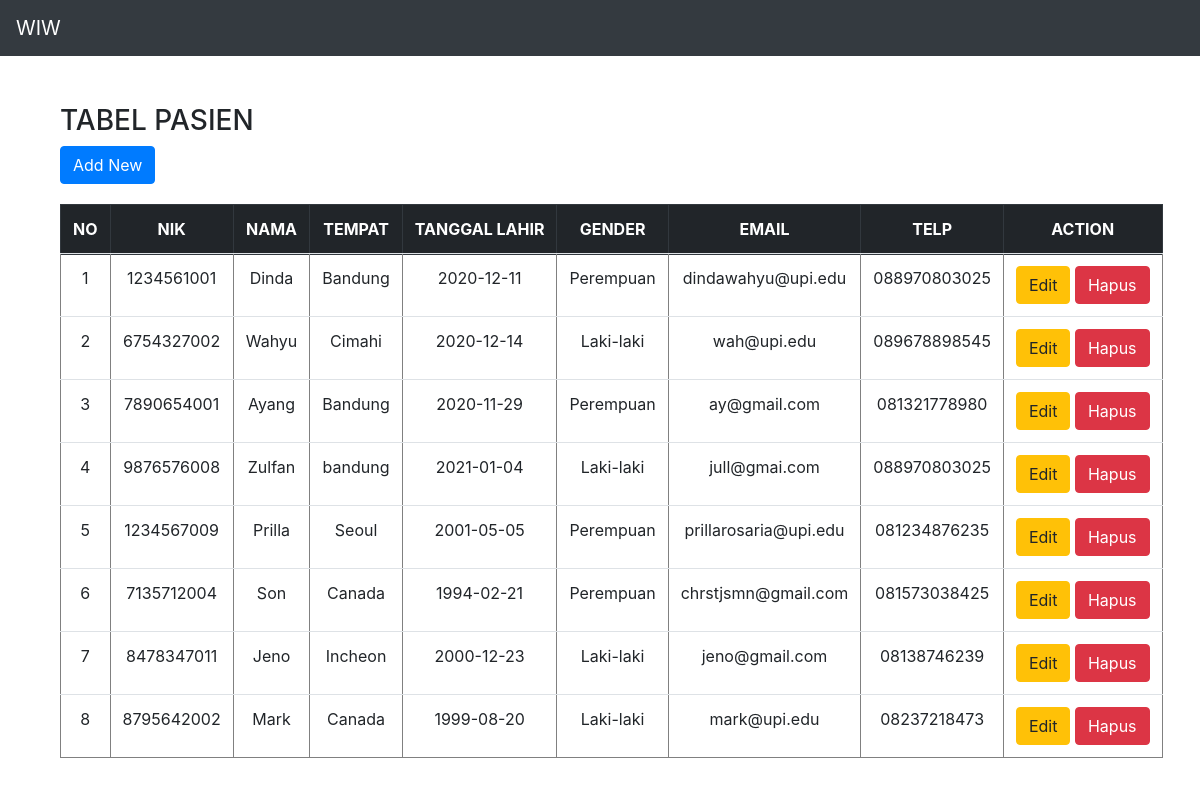
/mvp_php/index.php, run on the app's committed database.
### tables this page shows
CREATE TABLE `pasien` (
  `id` int(11) NOT NULL,
  `nik` varchar(100) NOT NULL,
  `nama` varchar(100) NOT NULL,
  `tempat` varchar(100) NOT NULL,
  `tl` varchar(100) NOT NULL,
  `gender` varchar(10) NOT NULL,
  `email` varchar(100) NOT NULL,
  `telp` varchar(100) NOT NULL
);

### mvp_php/presenter/ProsesPasien.php (called while the page is built, shortened)
<?php
class ProsesPasien implements KontrakPresenter
{
	private $tabelpasien;
	private $data = [];
	function __construct()
	{
		try {
			$db_host = "localhost";
			$db_user = "root";
			$db_password = "";
			$db_name = "mvp_php";
			$this->tabelpasien = new TabelPasien($db_host, $db_user, $db_password, $db_name);
			$this->data = array();
		} catch (Exception $e) {
			echo "wiw error" . $e->getMessage();
		}
	}
	function prosesDataPasien()
	{
		try {
			$this->tabelpasien->open();
			$this->tabelpasien->getPasien();
			while ($row = $this->tabelpasien->getResult()) {
				$this->data[] = $row;
			}
		} catch (Exception $e) {
			echo "wiw error part 2" . $e->getMessage();
		}
	}
	function getId($i)
	{
		return $this->data[$i]['id'];
	}
	function getNik($i)
	{
		return $this->data[$i]['nik'];
	}
	function getNama($i)
	{
		return $this->data[$i]['nama'];
	}
	function getTempat($i)
	{
		return $this->data[$i]['tempat'];
	}
	function getTl($i)
	{
		return $this->data[$i]['tl'];
	}
	function getGender($i)
	{
		return $this->data[$i]['gender'];
	}
	function getTelp($i)
	{
		return $this->data[$i]['telp'];
	}
	function getEmail($i)
	{
		return $this->data[$i]['email'];
	}
	function getSize()
	{
		return sizeof($this->data);
	}
}

### mvp_php/model/DB.class.php (called while the page is built, shortened)
<?php
class DB
{
	var $db_host = '';
	var $db_user = '';
	var $db_password = '';
	var $db_name = '';
	var $db_link = '';
	function __construct($db_host = '', $db_user = '', $db_password = '', $db_name = '')
	{
		$this->db_host = $db_host;
		$this->db_user = $db_user;
		$this->db_password = $db_password;
		$this->db_name = $db_name;
	}
	function open()
	{
		$this->db_link = mysqli_connect($this->db_host, $this->db_user, $this->db_password, $this->db_name);
	}
	function execute($query = "")
	{
		$this->result = mysqli_query($this->db_link, $query);
		return $this->result;
	}
}

### mvp_php/model/TabelPasien.class.php (called while the page is built, shortened)
<?php
class TabelPasien extends DB
{
	function getPasien()
	{
		$query = "SELECT * FROM pasien";
		return $this->execute($query);
	}
}

### mvp_php/view/TampilPasien.php (the view, shortened to what this page needs)
<?php
include_once("presenter/ProsesPasien.php");
class TampilPasien implements KontrakView
{
	private $prosespasien;
	function __construct()
	{
		$this->prosespasien = new ProsesPasien();
	}
	function tampil()
	{
		$this->prosespasien->prosesDataPasien();
		$data = null;
		for ($i = 0; $i < $this->prosespasien->getSize(); $i++) {
			$no = $i + 1;
			$data .= "<tr>
			<td>" . $no . "</td>
			<td>" . $this->prosespasien->getNik($i) . "</td>
			<td>" . $this->prosespasien->getNama($i) . "</td>
			<td>" . $this->prosespasien->getTempat($i) . "</td>
			<td>" . $this->prosespasien->getTl($i) . "</td>
			<td>" . $this->prosespasien->getGender($i) . "</td>
			<td>" . $this->prosespasien->getEmail($i) . "</td>
			<td>" . $this->prosespasien->getTelp($i) . "</td>
			<td>
			<a class='btn btn-warning' href='index.php?id_edit=" . $this->prosespasien->getId($i) . "'>Edit</a>
			<a class='btn btn-danger' href='index.php?id_hapus=" . $this->prosespasien->getId($i) . "'>Hapus</a>
			</td>";
		}
	}
}

### mvp_php/index.php (shortened to what this page needs)
<?php
include("model/Template.class.php");
include("model/DB.class.php");
include("model/TabelPasien.class.php");
include("view/TampilPasien.php");
$tp = new TampilPasien();
$form = new FormPasien();
if (isset($_GET['aksi']) && $_GET['aksi'] == 'tambah') {
    $form->add_form();
}
else if (!empty($_GET['id_hapus'])){
    $form->delete($_GET['id_hapus']);
}
else if(!empty($_GET['id_edit'])){
    $data = $form->edit_form($_GET['id_edit']);
}
else{
    $data = $tp->tampil();
}

### mvp_php/model/Template.class.php (shortened to what this page needs)
<?php
class Template{
	var $content = '';
	function __construct($filename = ''){
		$this->content = implode('', @file($filename));
	}
	function clear(){
		$this->content = preg_replace("/DATA_[A-Z|_|0-9]+/", "", $this->content);
	}
	function write(){
		print $this->content;
	}
	function replace($old = '', $new = ''){
		if(is_int($new)){
			$value = sprintf("%d", $new);
		}elseif(is_float($new)){
			$value = sprintf("%f", $new);
		}elseif(is_array($new)){
			$value = '';
			foreach( $new as $item){
				$value .= $item. '';
			}
		}else{
			$value = $new;
		}
		$this->content = preg_replace("/$old/",  $value, $this->content);
	}
}

### data on the page
pasien: no "1", nik "1234561001", nama "Dinda", tempat "Bandung", tl "2020-12-11", gender "Perempuan", email "dindawahyu@upi.edu", telp "088970803025"
pasien: no "2", nik "6754327002", nama "Wahyu", tempat "Cimahi", tl "2020-12-14", gender "Laki-laki", email "wah@upi.edu", telp "089678898545"
pasien: no "3", nik "7890654001", nama "Ayang", tempat "Bandung", tl "2020-11-29", gender "Perempuan", email "ay@gmail.com", telp "081321778980"
pasien: no "4", nik "9876576008", nama "Zulfan", tempat "bandung", tl "2021-01-04", gender "Laki-laki", email "jull@gmai.com", telp "088970803025"
pasien: no "5", nik "1234567009", nama "Prilla", tempat "Seoul", tl "2001-05-05", gender "Perempuan", email "prillarosaria@upi.edu", telp "081234876235"
pasien: no "6", nik "7135712004", nama "Son", tempat "Canada", tl "1994-02-21", gender "Perempuan", email "chrstjsmn@gmail.com", telp "081573038425"
pasien: no "7", nik "8478347011", nama "Jeno", tempat "Incheon", tl "2000-12-23", gender "Laki-laki", email "jeno@gmail.com", telp "08138746239"
pasien: no "8", nik "8795642002", nama "Mark", tempat "Canada", tl "1999-08-20", gender "Laki-laki", email "mark@upi.edu", telp "08237218473"

### other printed values
$this->content "WIW TABEL PASIEN Add New NO NIK NAMA TEMPAT TANGGAL LAHIR GENDER EMAIL TELP ACTION"
